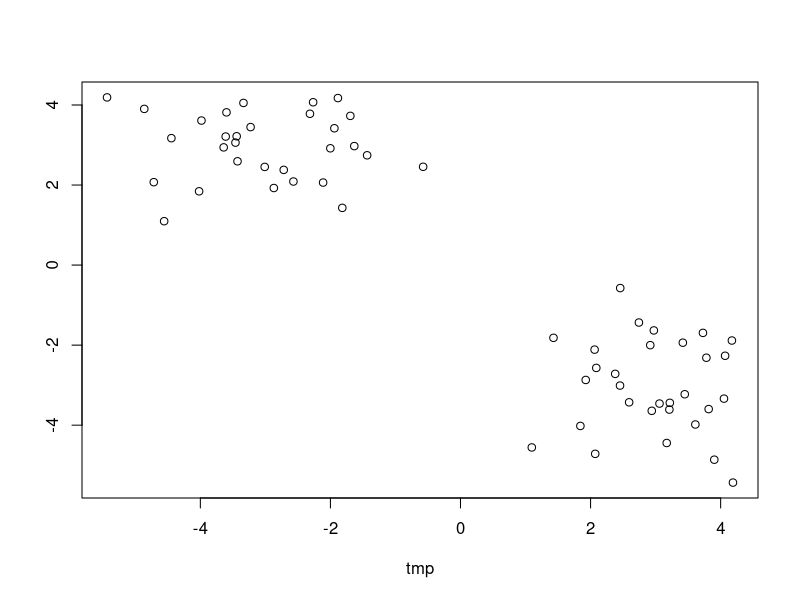
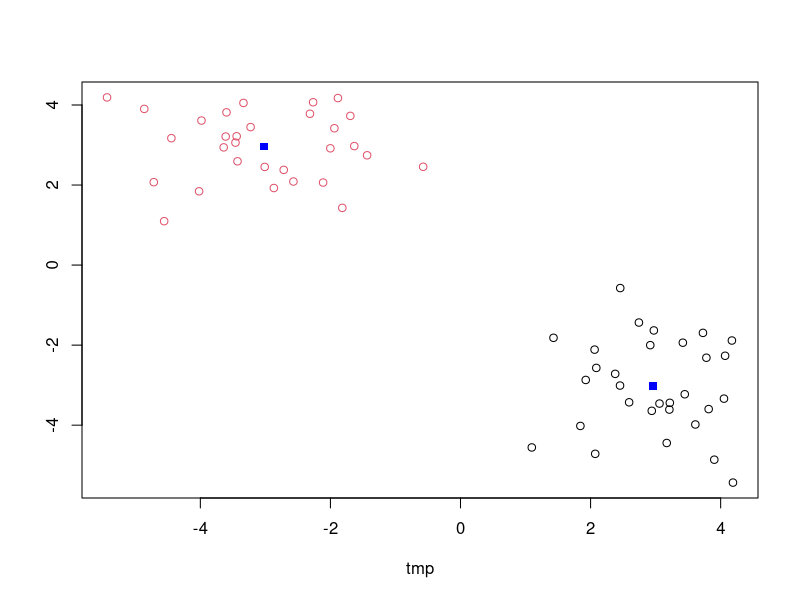
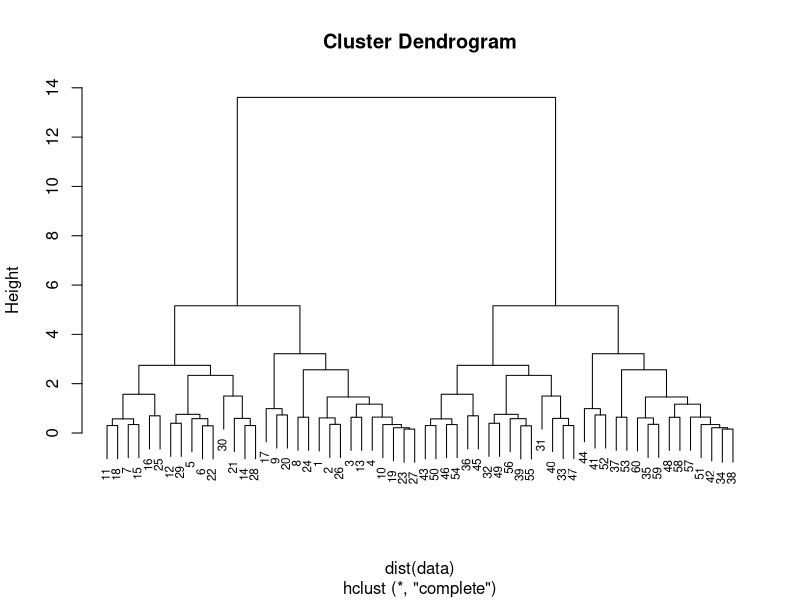
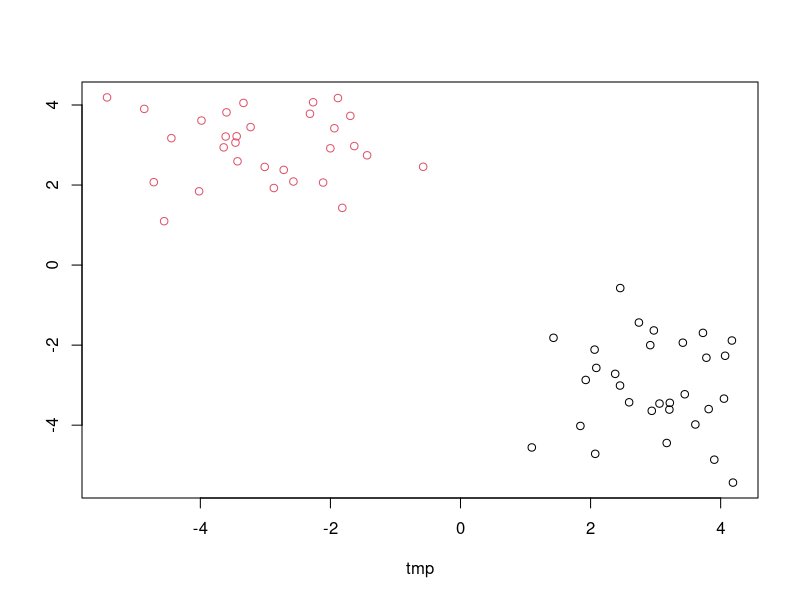

These figures' R source, in order:
## ---- chunk 1
tmp <- c(rnorm(30, 3), rnorm(30, -3))
#Make a two column dataset that includes tmp and tmp reversed, to make two clear
#groups of points
data <- cbind(tmp, rev(tmp))
plot(data)
## ---- chunk 2
km <- kmeans(data, centers=2, nstart=20)
km
## ---- chunk 3
km$size
## ---- chunk 4
km$cluster
## ---- chunk 5
km$centers
## ---- chunk 6
plot(data, col=km$cluster)
points(km$centers, col="blue", pch=15)
## ---- chunk 7
hc <- hclust(dist(data))
hc
## ---- chunk 8
plot(hc, cex=0.7)
## ---- chunk 9
cutree(hc, h=7)
## ---- chunk 10
grps <- cutree(hc, k=2)
#plot with hc clusters as color
plot(data, col=grps)
